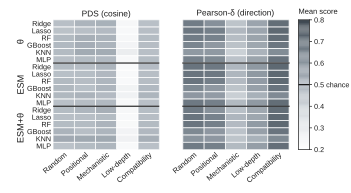

Generate this figure with Python:
"""Figure 4a,b - PDS and direction recovery across the five generalization splits.

Single drawing that carries BOTH panel a (PDS, perturbation discrimination score)
and panel b (Pearson-delta, direction recovery). The two heatmaps show the SAME 18
in-house feature-model heads x the SAME 5 splits, so the method-label column and
the feature-space brackets are drawn ONCE at the far left and serve both maps
(previously all 18 row labels were printed twice). The composite stamps the panel
letters a and b over the two blocks.

Data-direct. Source (committed): results/results_v4_exttheta.csv via
remote_data.exttheta(). Each cell is the plain mean over held-out variants of
PDS_cos (left) or pearson_delta (right) for one head
({Ridge,Lasso,RF,GBoost,KNN,MLP} x {theta,ESM,ESM+theta}) within one split
(D.SPLIT_ORDER / D.SPLIT_LABELS). No number is transformed beyond this mean.

Colour logic (one logic for the pair, greyscale-safe): ONE sequential lightness
ramp on ONE shared scale (0.20-0.80) with ONE shared colourbar, pale = low score,
dark = high score. Both quantities are means of bounded per-variant scores where
higher means better prediction, so a common scale is readable, and the PDS chance
level (0.50) is marked on the bar. The earlier pairing of a purple-green diverging
map with a blue sequential map encoded the same kind of quantity two different
ways and is not used.

Verified firsthand (column means over the 18 heads, printed by this script):
  PDS      Random 0.482  Positional 0.491  Mechanistic 0.503  Low-depth 0.244
           Compatibility 0.479     cell range 0.229-0.539
  Pearson  Random 0.653  Positional 0.626  Mechanistic 0.468  Low-depth 0.553
           Compatibility 0.688     cell range 0.406-0.712

Message: PDS sits in the chance regime in every split, with the deepest collapse
under Low-depth, while direction recovery stays clearly positive throughout.

Fully vector (Rectangle cells, hand-built colourbar); check with:
  pdfimages -list fig4ab_splits.pdf | tail -n +3

Run:  python fig4ab_splits.py  ->  fig4ab_splits.pdf (+ .png)
"""
from __future__ import annotations

import os
import sys

import matplotlib.pyplot as plt
import numpy as np
from matplotlib.colors import LinearSegmentedColormap, Normalize
from matplotlib.patches import Rectangle
from matplotlib.transforms import blended_transform_factory

sys.path.insert(0, os.path.dirname(os.path.dirname(os.path.abspath(__file__))))
import nm_style as S
import remote_data as D

HERE = os.path.dirname(os.path.abspath(__file__))

FS_BLOCKS = ("theta", "esm", "esm+theta")
FS_LABELS = {"theta": r"$\theta$", "esm": "ESM", "esm+theta": r"ESM+$\theta$"}

# one sequential lightness ramp for both maps (house neutrals -> dark slate)
RAMP = ["#FFFFFF", "#DCE0E4", "#AEB6BE", "#77828C", "#3C464F"]

# shared colour scale for both metrics; 0.50 is the PDS chance level
V_LO, V_HI, V_CHANCE = 0.20, 0.80, 0.50
TICKS = [0.2, 0.3, 0.4, 0.5, 0.6, 0.7, 0.8]

# panel geometry, millimetres (drawn at final placement size, composite scale ~1)
W_MM, H_MM = 89.0, 49.0
X_LAB, W_HM, GUTTER, GAP_CB, W_CB = 13.5, 27.0, 6.0, 2.4, 2.8
Y_BOT, H_HM = 11.0, 33.0


def ramp() -> LinearSegmentedColormap:
    return LinearSegmentedColormap.from_list("score_seq", RAMP)


def ordered_methods() -> list[str]:
    """Row order shared by both maps: feature-space blocks x fixed head order."""
    return [f"{head}-{fs}" for fs in FS_BLOCKS for head in D.HEADS]


def head_of(method: str) -> str:
    return method.split("-", 1)[0]


def _rect(x_mm: float, y_mm: float, w_mm: float, h_mm: float) -> list[float]:
    """Axes rectangle in figure fractions from millimetre coordinates."""
    return [x_mm / W_MM, y_mm / H_MM, w_mm / W_MM, h_mm / H_MM]


def draw_map(fig, x0_mm: float, mat: np.ndarray, cmap, norm,
             show_rows: bool, title: str) -> None:
    """Draw one heatmap block; row labels only on the leftmost block."""
    n_rows, n_cols = mat.shape
    ax = fig.add_axes(_rect(x0_mm, Y_BOT, W_HM, H_HM))

    for r in range(n_rows):
        for c in range(n_cols):
            ax.add_patch(Rectangle(
                (c - 0.5, r - 0.5), 1.0, 1.0,
                facecolor=cmap(norm(mat[r, c])),
                edgecolor="white", linewidth=0.5, zorder=2))

    ax.set_xticks(range(n_cols))
    ax.set_xticklabels([D.SPLIT_LABELS[s] for s in D.SPLIT_ORDER],
                       rotation=40, ha="right", rotation_mode="anchor",
                       fontsize=5.4)
    ax.tick_params(axis="x", length=0, pad=1.5)

    if show_rows:
        rows = ordered_methods()
        ax.set_yticks(range(n_rows))
        ax.set_yticklabels([head_of(m) for m in rows], fontsize=5.2)
        ax.tick_params(axis="y", length=0, pad=1.5)
        btrans = blended_transform_factory(ax.transAxes, ax.transData)
        block = len(D.HEADS)
        for i, fs in enumerate(FS_BLOCKS):
            ax.text(-0.30, i * block + (block - 1) / 2.0, FS_LABELS[fs],
                    transform=btrans, rotation=90, ha="center", va="center",
                    fontsize=6.6, color=S.INK)
    else:
        ax.set_yticks([])

    # feature-space separators on BOTH blocks so the shared row order stays
    # legible without repeating the labels
    for i in range(1, len(FS_BLOCKS)):
        ax.axhline(i * len(D.HEADS) - 0.5, color=S.INK, lw=0.8, zorder=4)

    ax.set_xlim(-0.5, n_cols - 0.5)
    ax.set_ylim(n_rows - 0.5, -0.5)  # theta block on top, reads top-down
    for side in ("top", "right", "left", "bottom"):
        ax.spines[side].set_visible(False)
    ax.set_title(title, fontsize=6.0, pad=2.5, color=S.INK)


def draw_cbar(fig, x0_mm: float, cmap, norm) -> None:
    """One hand-built vector colourbar shared by both maps.

    matplotlib's own colorbar rasterizes its gradient, so it is built from filled
    rectangles to keep the PDF fully vector.
    """
    cax = fig.add_axes(_rect(x0_mm, Y_BOT, W_CB, H_HM))
    n_seg = 120
    edges = np.linspace(V_LO, V_HI, n_seg + 1)
    for k in range(n_seg):
        v = 0.5 * (edges[k] + edges[k + 1])
        cax.add_patch(Rectangle((0.0, edges[k]), 1.0, edges[k + 1] - edges[k],
                                facecolor=cmap(norm(v)), edgecolor="none", zorder=1))
    cax.set_xlim(0, 1)
    cax.set_ylim(V_LO, V_HI)
    cax.set_xticks([])
    cax.set_yticks(TICKS)
    cax.set_yticklabels([f"{t:.1f} chance" if abs(t - V_CHANCE) < 1e-9
                         else f"{t:.1f}" for t in TICKS])
    cax.tick_params(axis="y", labelsize=5.2, length=1.8, width=0.5, pad=1.5)
    cax.yaxis.tick_right()
    for side in ("top", "bottom", "left", "right"):
        cax.spines[side].set_visible(True)
        cax.spines[side].set_linewidth(0.5)
        cax.spines[side].set_edgecolor(S.INK)
    cax.axhline(V_CHANCE, color=S.INK, lw=0.9, zorder=3)
    cax.annotate("Mean score", xy=(0.0, 1.0), xycoords="axes fraction",
                 xytext=(0, 3.2), textcoords="offset points",
                 ha="left", va="bottom", fontsize=5.4, color=S.INK,
                 annotation_clip=False)


def main() -> None:
    S.apply_rcparams()
    plt.rcParams["savefig.bbox"] = "standard"  # exact mm canvas, no tight crop

    df = D.exttheta()
    ih = df[df.method.apply(D.is_inhouse)]
    rows = ordered_methods()
    assert len(rows) == 18, f"expected 18 in-house heads, got {len(rows)}"

    pds = ih.groupby(["method", "split"]).PDS_cos.mean().unstack()
    pea = ih.groupby(["method", "split"]).pearson_delta.mean().unstack()
    for piv in (pds, pea):
        assert all(m in piv.index for m in rows), "missing in-house method row"
    mat_a = pds.loc[rows, D.SPLIT_ORDER].to_numpy(float)
    mat_b = pea.loc[rows, D.SPLIT_ORDER].to_numpy(float)
    assert not np.isnan(mat_a).any() and not np.isnan(mat_b).any(), "NaN in matrix"
    assert mat_a.min() >= V_LO and mat_a.max() <= V_HI, "PDS outside colour scale"
    assert mat_b.min() >= V_LO and mat_b.max() <= V_HI, "Pearson outside scale"

    cmap = ramp()
    norm = Normalize(vmin=V_LO, vmax=V_HI)

    fig = plt.figure(figsize=(W_MM * S.MM, H_MM * S.MM))

    x_a = X_LAB
    draw_map(fig, x_a, mat_a, cmap, norm, True, "PDS (cosine)")
    x_b = x_a + W_HM + GUTTER
    draw_map(fig, x_b, mat_b, cmap, norm, False, r"Pearson-$\delta$ (direction)")
    draw_cbar(fig, x_b + W_HM + GAP_CB, cmap, norm)

    S.save(fig, os.path.join(HERE, "fig4ab_splits"))

    for name, mat in (("PDS_cos", mat_a), ("pearson_delta", mat_b)):
        print(f"{name}: cell range [{mat.min():.3f}, {mat.max():.3f}]")
        for s, m in zip(D.SPLIT_ORDER, np.nanmean(mat, axis=0)):
            print(f"    {D.SPLIT_LABELS[s]:<14s} mean={m:.3f}")


if __name__ == "__main__":
    main()
